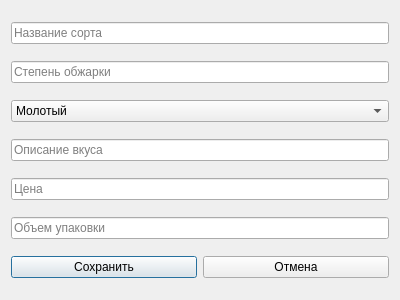
<?xml version="1.0" encoding="UTF-8"?>
<ui version="4.0">
  <class>AddEditCoffeeForm</class>
  <widget class="QDialog" name="AddEditCoffeeForm">
    <property name="geometry">
      <rect>
        <x>0</x>
        <y>0</y>
        <width>400</width>
        <height>300</height>
      </rect>
    </property>
    <property name="windowTitle">
      <string>Добавить/Редактировать кофе</string>
    </property>
    <layout class="QVBoxLayout" name="verticalLayout">
      <item>
        <widget class="QLineEdit" name="nameInput">
          <property name="placeholderText">
            <string>Название сорта</string>
          </property>
        </widget>
      </item>
      <item>
        <widget class="QLineEdit" name="roastLevelInput">
          <property name="placeholderText">
            <string>Степень обжарки</string>
          </property>
        </widget>
      </item>
      <item>
        <widget class="QComboBox" name="grindTypeInput">
          <item>
            <property name="text">
              <string>Молотый</string>
            </property>
          </item>
          <item>
            <property name="text">
              <string>В зернах</string>
            </property>
          </item>
        </widget>
      </item>
      <item>
        <widget class="QLineEdit" name="tasteDescriptionInput">
          <property name="placeholderText">
            <string>Описание вкуса</string>
          </property>
        </widget>
      </item>
      <item>
        <widget class="QLineEdit" name="priceInput">
          <property name="placeholderText">
            <string>Цена</string>
          </property>
        </widget>
      </item>
      <item>
        <widget class="QLineEdit" name="packageVolumeInput">
          <property name="placeholderText">
            <string>Объем упаковки</string>
          </property>
        </widget>
      </item>
      <item>
        <layout class="QHBoxLayout" name="horizontalLayout">
          <item>
            <widget class="QPushButton" name="saveButton">
              <property name="text">
                <string>Сохранить</string>
              </property>
            </widget>
          </item>
          <item>
            <widget class="QPushButton" name="cancelButton">
              <property name="text">
                <string>Отмена</string>
              </property>
            </widget>
          </item>
        </layout>
      </item>
    </layout>
  </widget>
  <resources/>
  <connections/>
</ui>
